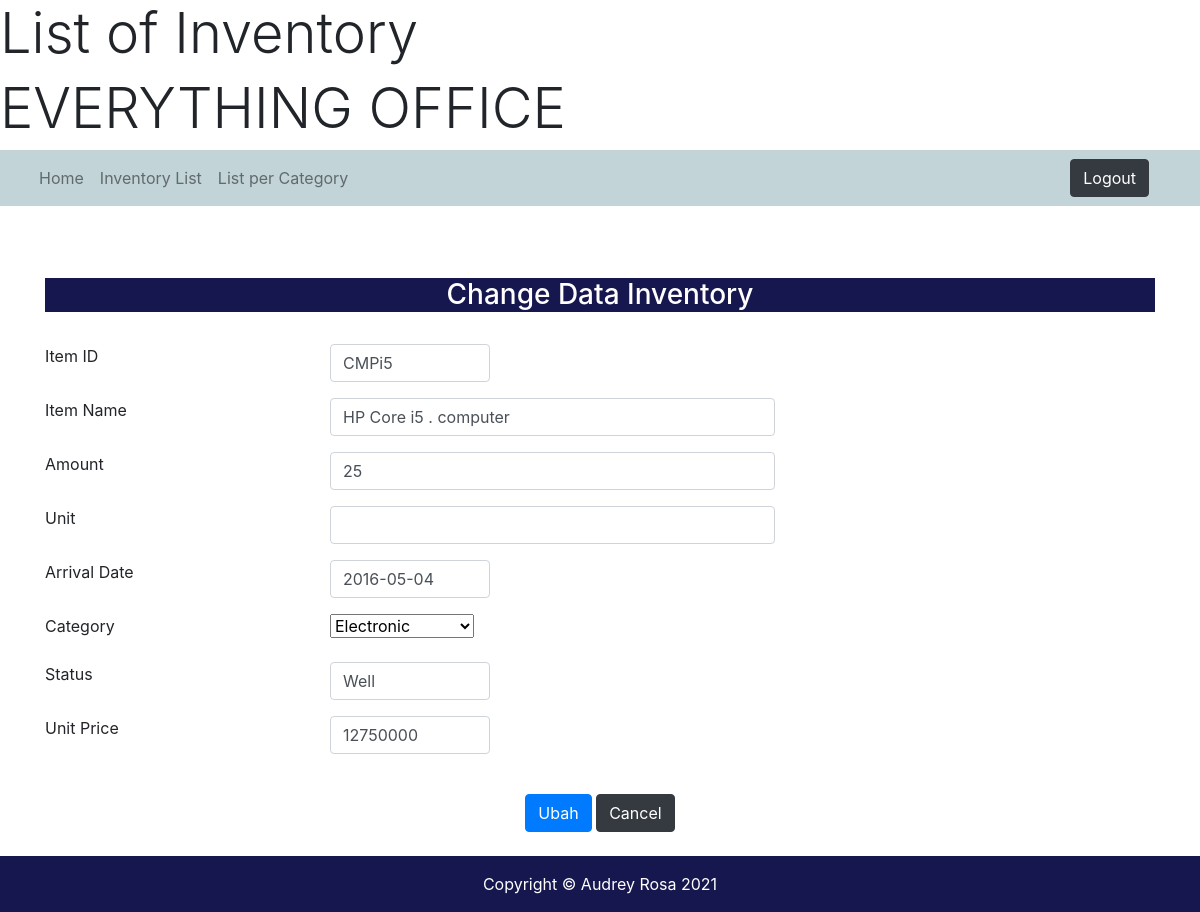
Screenshot of /edit.php?item_id=CMPi5 with the database file from the repository.
### tables this page shows
CREATE TABLE `inventory` (
  `item_id` varchar(10) NOT NULL,
  `item_name` varchar(30) NOT NULL,
  `amount` int(11) NOT NULL,
  `unit` varchar(15) NOT NULL,
  `arrival_date` date NOT NULL,
  `category` varchar(20) NOT NULL,
  `item_status` varchar(20) NOT NULL,
  `price` int(20) NOT NULL
);

### edit.php (the view, shortened to what this page needs)
<!DOCTYPE html>
<html>
<head>
    <link href="http://maxcdn.bootstrapcdn.com/font-awesome/4.1.0/css/font-awesome.min.css" rel="stylesheet">
    <link href="vendor/bootstrap/css/bootstrap.min.css" rel="stylesheet">
    <link rel="stylesheet" type="text/css" href="style.css">
    <link rel="stylesheet" href="fontawesome/fontawesome-free/css/all.min.css">
</head>
<div class="Inventory">
    <h1 class="display-4">List of Inventory</h1>
    <h1 class="display-4">EVERYTHING OFFICE</h1>
</div>
<body id="page-top">
  <nav class="navbar navbar-expand-lg mt-0 navbar-light" style="background-color: #C2D4D8">
    <div class="container-fluid">
      <div class="collapse navbar-collapse" id="navbarNavDropdown">
        <ul class="navbar-nav">
          <li class="nav-item">
            <a class="nav-link" href="homepage.php">Home</a>
          </li>
          <li class="nav-item">
            <a class="nav-link" href="inventorylist.php">Inventory List</a>
          </li>
          <li class="nav-item dropdown">
            <a class="nav-link" href="#" id="navbarDropdownMenuLink" role="button" data-bs-toggle="dropdown" aria-expanded="false">
              List per Category
            </a>
          </li>
        </ul>
      </div>
      <form action="logout.php" style="padding-right:20px">
        <button style="align:right" class="btn btn-dark">Logout</button>
      </form>
    </div>
  </nav>
  <?php
        include 'connect.php';
        $item_id = $_GET['item_id'];
        $data = mysqli_query($connect, "SELECT * FROM Inventory WHERE item_id='$item_id'");
        while ($result = mysqli_fetch_array($data)) {
    ?>
    <br>
    <div class="container">
        <div style="background-color:#16174f">
            <h3 class="text-center text-white">Change Data Inventory</h3>
        </div>
    </div>
    <br>
    <div class="container">
      <form method="POST" action="editprocess.php">
        <div class="form-group">
            <div class="row">
                <div class="col-md-3">
                    <label>Item ID</label>
                </div>
                <div class="col-md-2">
                    <input type="text" name="item_id" class="form-control" value="<?php echo $result['item_id'];?>">
                </div>
            </div>
        </div>
        <div class="form-group">
       <div class="row">
        <div class="col-md-3">
          <label>Item Name</label>
        </div>
          <div class="col-md-5">
            <input type="text" name="item_name" class="form-control" value="<?php echo $result['item_name'];?>">
          </div>
      </div>
    </div>
  <div class="form-group">
       <div class="row">
        <div class="col-md-3">
          <label>Amount</label>
        </div>
          <div class="col-md-5">
            <input type="text" name="amount" class="form-control" value="<?php echo $result['amount'];?>">
          </div>
      </div>
    </div>
  <div class="form-group">
       <div class="row">
        <div class="col-md-3">
          <label>Unit</label>
        </div>
          <div class="col-md-5">
            <input type="text" name="Unit" class="form-control" value="<?php echo $result['Unit'];?>">
          </div>
      </div>
    </div>
    <div class="form-group">
       <div class="row">
        <div class="col-md-3">
          <label>Arrival Date</label>
        </div>
          <div class="col-md-2">
            <input type="text" name="arrival_date" class="form-control" value="<?php echo $result['arrival_date'];?>">
          </div>
      </div>
    </div>
    <div class="form-group">
       <div class="row">
        <div class="col-md-3">
          <label>Category</label>
        </div>
          <div class="col-md-2">
            <select class="form-select" name="category">
                <?php
                $category = ["Buildings", "Vehicles", "Office Inventory", "Electronic"];
                $i=0;
                foreach($category as $value) {
                     echo "<option value=\"" . $category[$i] . "\" ";
                       if($value == $result['category']) echo "selected";
                          echo ">". $category[$i]."</option>";
                          $i = $i+1;
                        }
                 ?>
            </select>
          </div>
      </div>
    </div>
    <div class="form-group">
       <div class="row">
        <div class="col-md-3">
          <label>Status</label>
        </div>
          <div class="col-md-2">
            <input type="text" name="item_status" class="form-control" value="<?php echo $result['item_status'];?>">
          </div>
      </div>
    </div>
    <div class="form-group">
       <div class="row">
        <div class="col-md-3">
          <label>Unit Price</label>
        </div>
          <div class="col-md-2">
            <input type="text" name="price" class="form-control" value="<?php echo $result['price'];?>">
          </div>
      </div>
    </div>
    <br>
    <center>
    <input type="submit" class="btn btn-primary" name="submit" value="Ubah">
    <a type="reset" class="btn btn-dark" href="inventorylist.php" role="button">Cancel</a>
    </center>
    <?php } ?>
    </form>
    </div>
      <footer class="text-white p-3 mt-4" style="background-color:#16174f">
      <div class="row">
        <div class="container">
          <p class="m-0 text-center text-white">Copyright &copy; Audrey Rosa 2021</p>
        </div>
      </div>
    </footer>
</body>
</html>

### style.css (style rules this page uses)
body { background-color: white; }

### rows the page displays
inventory: item_id "CMPi5", item_name "HP Core i5 . computer", amount "25", arrival_date "2016-05-04", category "Electronic", item_status "Well", price "12750000"
